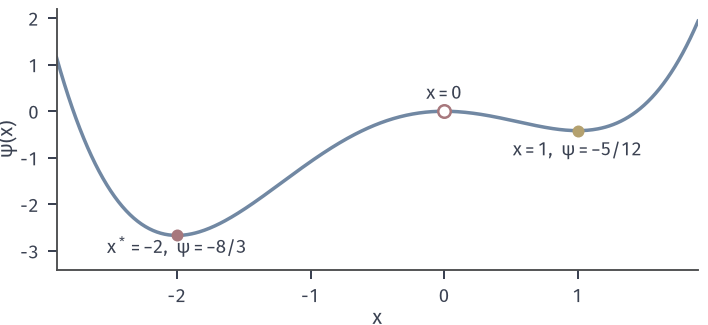

Generate this figure with Python:
from pathlib import Path
import sys
ROOT = next(p for p in Path(__file__).resolve().parents if (p/'build.sh').is_file() and (p/'tex/book.tex').is_file())
sys.path.insert(0, str(ROOT/'figures/00-shared/mathematical-preliminaries-upper/00-shared/comprehension-figures'))
from support import figure, save, BLUE, GREEN, YELLOW, RED, PURPLE, INK, MUTED, GRID, BLUE_FILL, GREEN_FILL, YELLOW_FILL, RED_FILL, PURPLE_FILL
import numpy as np
HERE = Path(__file__).resolve().parent
STROKE = '#4C4D4F'
def panel(fig, left, right, top, bottom, wspace=.25, hspace=.2):
    fig.set_layout_engine(None)
    fig.subplots_adjust(left=left, right=right, top=top, bottom=bottom, wspace=wspace, hspace=hspace)
def tag(fig, ax, s, y=.05):
    p = ax.get_position(); fig.text((p.x0+p.x1)/2, y, s, ha='center', va='top')
# 贯穿例 f(x)=(x1^2-1)^2/4+x2^2/2，L=2 与 M=6 在 |x1|<=1 上成立，alpha=1/2。
def F(x): return .25*(x[0]**2-1)**2+.5*x[1]**2
def G(x): return np.array([x[0]**3-x[0],x[1]])
LEV=[.02,.08,.16,.25,.4,.65,1,1.5]
def contour(ax,xr,yr,levels=LEV):
    X,Y=np.meshgrid(np.linspace(*xr,700),np.linspace(*yr,500))
    ax.contour(X,Y,.25*(X**2-1)**2+.5*Y**2,levels=levels,colors=[BLUE],linewidths=.65)
def minima(ax,pts=((1,0),(-1,0))):
    for x,y in pts: ax.plot([x],[y],'o',ms=4.8,color=RED,mew=0,zorder=6)
def saddle(ax,x=0,y=0): ax.plot([x],[y],'o',mfc='white',mec=RED,ms=5,mew=1,zorder=7)
fig,a=figure(width_mm=100,height_mm=46); panel(fig,.08,.985,.97,.17)
x=np.linspace(-2.9,1.9,500); y=x**4/4+x**3/3-x**2; a.plot(x,y,color=BLUE,lw=1.4)
a.plot([-2],[-8/3],'o',ms=4.8,color=RED,mew=0,zorder=6); a.plot([1],[-5/12],'o',ms=4.8,mfc=YELLOW,mec=YELLOW,mew=0,zorder=6)
a.plot([0],[0],'o',mfc='white',mec=RED,ms=5,mew=1,zorder=6)
a.text(-2,-3.05,'$x^*=-2,\\ \\psi=-8/3$',fontsize=7.5,ha='center'); a.text(1,-.95,'$x=1,\\ \\psi=-5/12$',fontsize=7.5,ha='center'); a.text(0,.25,'$x=0$',fontsize=7.5,ha='center')
a.set_ylim(-3.4,2.2); a.set_xlim(-2.9,1.9); a.set_xlabel('$x$',labelpad=1); a.set_ylabel('$\\psi(x)$',labelpad=1)
save(fig,HERE,'figure',{'psi':'x^4/4+x^3/3-x^2'})
